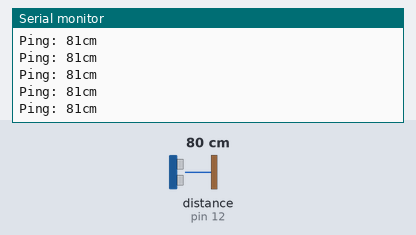
Bench run of a sketch on a simulated Arduino Uno, built with avr-gcc and run on an emulated ATmega328P. Parts: the last lines printed to the serial monitor. Inputs (shaded band) come from the test bench; at power-on: distance to the obstacle (sensor on pin 12) 80 cm. The echo pulse lasts 58.3 µs per cm.

Above: at 1.2 s.
1.3 s: distance to the obstacle (sensor on pin 12) set to 2 cm
At 1.37 s:
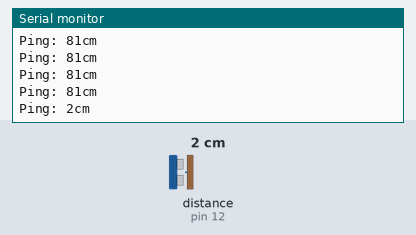
2.8 s: distance to the obstacle (sensor on pin 12) set to 4 cm
At 2.89 s:
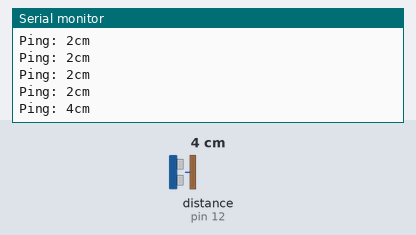
4.3 s: distance to the obstacle (sensor on pin 12) set to 250 cm
At 4.41 s:
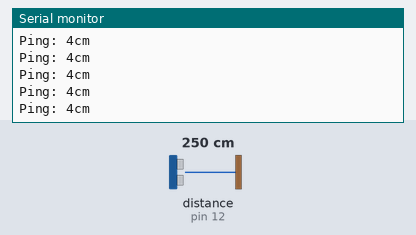
Timing chart, 0 to 7.3 s (numbered marks = the images above; inputs shaded):
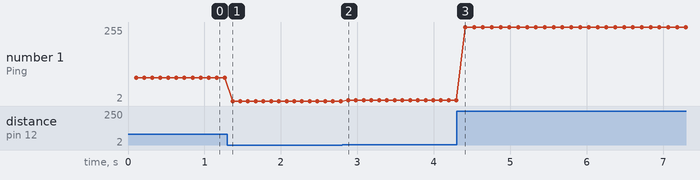

Measured:
- after the input at 1.3 s, the serial monitor: prints a new line after 0.07 s (image 1)
- after the input at 2.8 s, the serial monitor: prints a new line after 0.08 s (image 2)
- plotted number 1: 81 → 2 after the input at 1.3 s, 2 → 4 after the input at 2.8 s, 4 → 255 after the input at 4.3 s

The sketch:

MMIPSensor.ino
```cpp
// ---------------------------------------------------------------------------
// NewPing library sketch that interfaces with all but the SRF06 sensor using
// only one Arduino pin. You can also interface with the SRF06 using one pin
// if you install a 0.1uf capacitor on the trigger and echo pins of the sensor
// then tie the trigger pin to the Arduino pin (doesn't work with Teensy).
// ---------------------------------------------------------------------------

#include <NewPing.h>

#define PING_PIN  12  // Arduino pin tied to both trigger and echo pins on the ultrasonic sensor.
#define MAX_DISTANCE 400 // Maximum distance we want to ping for (in centimeters). Maximum sensor distance is rated at 400-500cm.

NewPing sonar(PING_PIN, PING_PIN, MAX_DISTANCE); // NewPing setup of pin and maximum distance.

void setup() {
  Serial.begin(115200); // Open serial monitor at 115200 baud to see ping results.
}

void loop() {
  delay(100);                      // Wait 50ms between pings (about 20 pings/sec). 29ms should be the shortest delay between pings.
  unsigned int uS = sonar.ping(); // Send ping, get ping time in microseconds (uS).
  Serial.print("Ping: ");
  Serial.print(uS / US_ROUNDTRIP_CM); // Convert ping time to distance and print result (0 = outside set distance range, no ping echo)
  Serial.println("cm");
}
```
